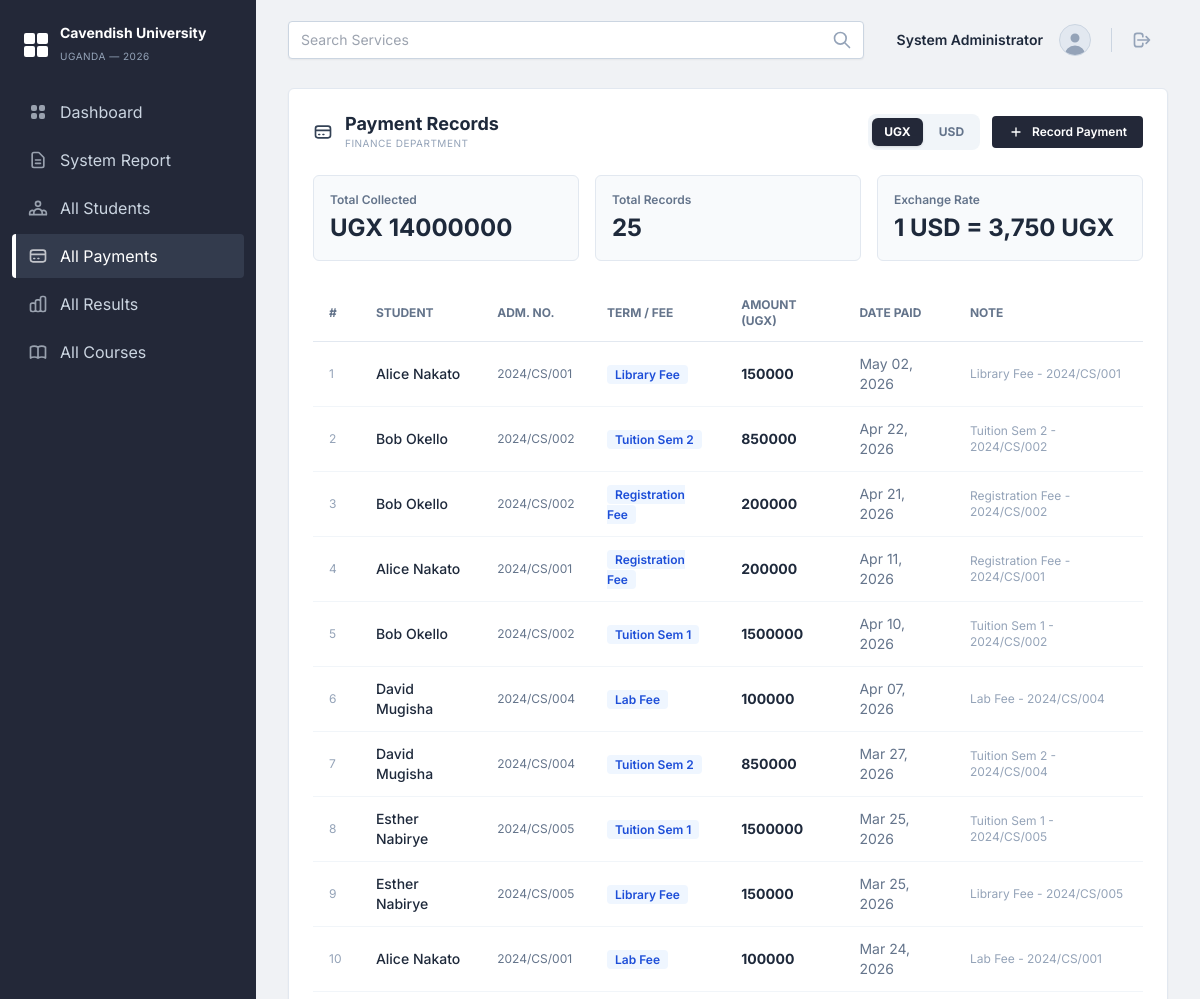
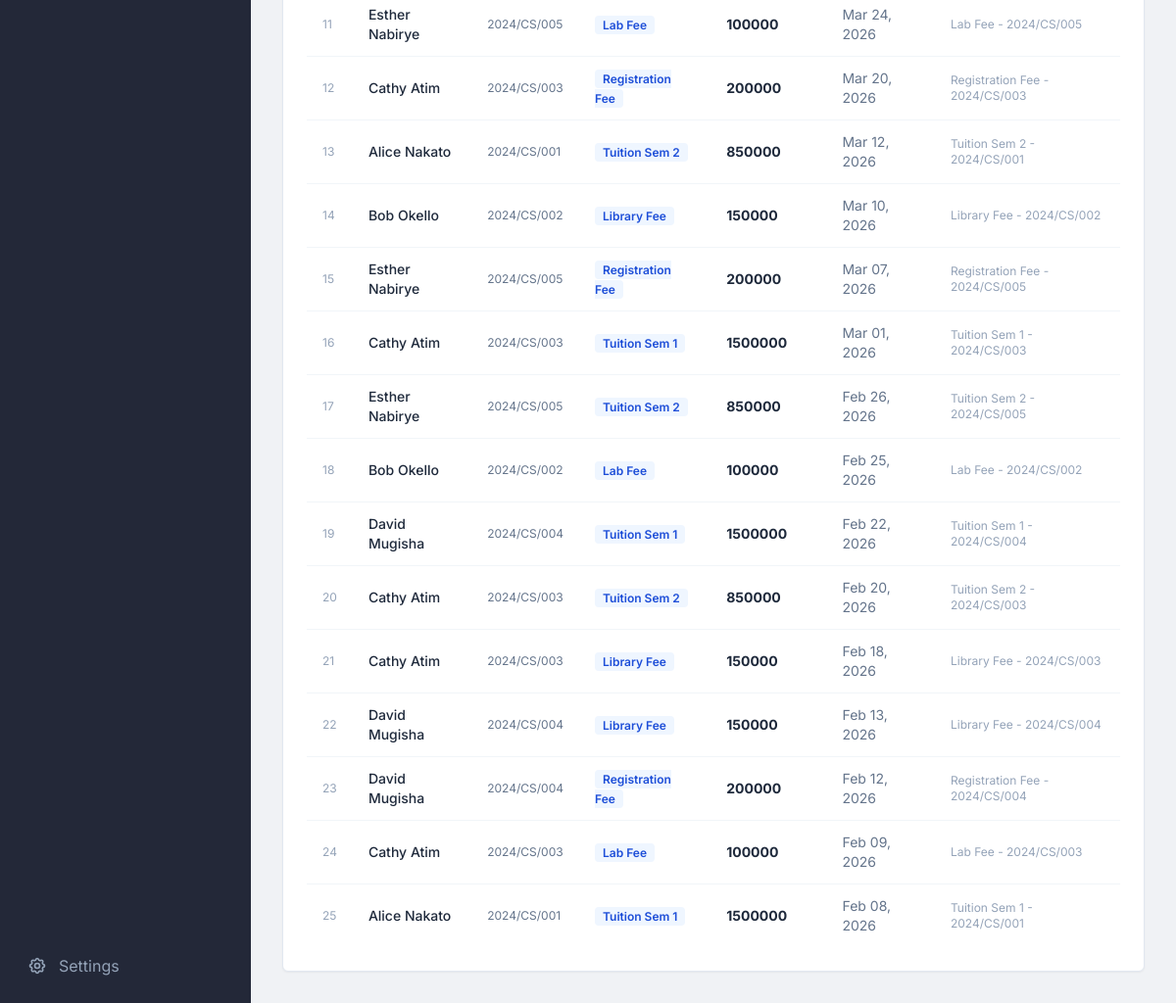
Page /payments/ (signed in) on the committed database (2 pictures, top to bottom).
### records/models.py (models this page shows, shortened)
class Payment(models.Model):
    student = models.ForeignKey(StudentProfile, on_delete=models.CASCADE)
    term = models.CharField(max_length=50)
    amount = models.DecimalField(max_digits=10, decimal_places=2)
    paid_on = models.DateField(auto_now_add=True)
    description = models.CharField(max_length=200, blank=True)

class StudentProfile(models.Model):
    STATUS_CHOICES = [
        ('active', 'Active'),
        ('inactive', 'Inactive'),
        ('graduated', 'Graduated'),
    ]
    user = models.OneToOneField(User, on_delete=models.CASCADE)
    admission_number = models.CharField(max_length=20, unique=True)
    date_of_birth = models.DateField(null=True, blank=True)
    gender = models.CharField(max_length=10, blank=True)
    department = models.CharField(max_length=100)
    programme = models.CharField(max_length=100, blank=True)
    status = models.CharField(max_length=20, choices=STATUS_CHOICES, default='active')
    phone = models.CharField(max_length=20, blank=True)
    address = models.TextField(blank=True)
    photo = models.FileField(upload_to='student_photos/', null=True, blank=True)

### records/views.py (the view)
# urls.py: path('payments/', views.payment_list, name='payment_list'),
@login_required(login_url='login')
def payment_list(request):
    from django.db.models import Sum
    try:
        role = request.user.userprofile.role
        if role == 'student':
            payments = Payment.objects.filter(student__user=request.user).select_related('student__user').order_by('-paid_on')
            total_ugx = payments.aggregate(total=Sum('amount'))['total'] or 0
            from collections import defaultdict
            term_totals = defaultdict(float)
            for p in payments:
                term_totals[p.term] += float(p.amount)
            payment_summary = {
                'total_paid': total_ugx,
                'total_due': max(0, 1800000 - float(total_ugx)),  # standard tuition = 1,800,000 UGX
                'total_payable': 1800000,
                'term_totals': dict(term_totals),
            }
        else:
            payments = Payment.objects.select_related('student__user').order_by('-paid_on')
            total_ugx = payments.aggregate(total=Sum('amount'))['total'] or 0
            payment_summary = None
    except UserProfile.DoesNotExist:
        payments = Payment.objects.none()
        total_ugx = 0
        payment_summary = None
    return render(request, 'records/payment_list.html', {
        'payments': payments,
        'total_ugx': total_ugx,
        'payment_summary': payment_summary,
    })

### records/templates/records/payment_list.html (shortened to what this page needs)
{% extends 'records/base.html' %}
{% block content %}
<div class="bg-white rounded-md shadow-sm border border-cardBorder p-6">
    <div class="flex items-center justify-between mb-6">
        <div class="flex items-center gap-3">
            <svg class="w-5 h-5 text-slate-700" fill="none" stroke="currentColor" viewBox="0 0 24 24"><path stroke-linecap="round" stroke-linejoin="round" stroke-width="2" d="M3 10h18M7 15h1m4 0h1m-7 4h12a3 3 0 003-3V8a3 3 0 00-3-3H6a3 3 0 00-3 3v8a3 3 0 003 3z"></path></svg>
            <div>
                <h3 class="text-lg font-bold text-slate-800 leading-tight">Payment Records</h3>
                <p class="text-[10px] text-slate-400 uppercase tracking-wider">Finance Department</p>
            </div>
        </div>
        <div class="flex items-center gap-3">
            <div class="flex items-center gap-1 bg-slate-100 rounded-lg p-1">
                <button id="btn-ugx" onclick="setCurrency('UGX')"
                    class="px-3 py-1.5 text-xs font-bold rounded-md transition-all bg-sidebar text-white shadow">UGX</button>
                <button id="btn-usd" onclick="setCurrency('USD')"
                    class="px-3 py-1.5 text-xs font-bold rounded-md transition-all text-slate-500 hover:bg-white">USD</button>
            </div>
            {% if user.userprofile.role != 'student' %}
            <a href="{% url 'create_payment' %}" class="inline-flex items-center gap-2 bg-sidebar text-white text-xs font-semibold px-4 py-2 rounded hover:bg-sidebarActive transition">
                <svg class="w-4 h-4" fill="none" stroke="currentColor" viewBox="0 0 24 24"><path stroke-linecap="round" stroke-linejoin="round" stroke-width="2" d="M12 6v6m0 0v6m0-6h6m-6 0H6"></path></svg>
                Record Payment
            </a>
            {% endif %}
        </div>
    </div>
    <div class="grid grid-cols-3 gap-4 mb-6">
        <div class="bg-slate-50 rounded-md p-4 border border-slate-200">
            <p class="text-xs text-slate-500 font-semibold mb-1">Total Collected</p>
            <p class="text-2xl font-bold text-slate-800" data-ugx="{{ total_ugx|default:0 }}" id="stat-total">
                UGX {{ total_ugx|default:"0"|floatformat:0 }}
            </p>
        </div>
        <div class="bg-slate-50 rounded-md p-4 border border-slate-200">
            <p class="text-xs text-slate-500 font-semibold mb-1">Total Records</p>
            <p class="text-2xl font-bold text-slate-800">{{ payments|length }}</p>
        </div>
        <div class="bg-slate-50 rounded-md p-4 border border-slate-200">
            <p class="text-xs text-slate-500 font-semibold mb-1">Exchange Rate</p>
            <p class="text-2xl font-bold text-slate-800" id="rate-display">1 USD = 3,750 UGX</p>
        </div>
    </div>
    <div class="overflow-x-auto">
        <table class="w-full text-left border-collapse text-sm">
            <thead>
                <tr class="border-b border-slate-200">
                    <th class="py-3 px-4 text-xs font-bold text-slate-500 uppercase">#</th>
                    <th class="py-3 px-4 text-xs font-bold text-slate-500 uppercase">Student</th>
                    <th class="py-3 px-4 text-xs font-bold text-slate-500 uppercase">Adm. No.</th>
                    <th class="py-3 px-4 text-xs font-bold text-slate-500 uppercase">Term / Fee</th>
                    <th class="py-3 px-4 text-xs font-bold text-slate-500 uppercase">
                        Amount (<span id="currency-label">UGX</span>)
                    </th>
                    <th class="py-3 px-4 text-xs font-bold text-slate-500 uppercase">Date Paid</th>
                    <th class="py-3 px-4 text-xs font-bold text-slate-500 uppercase">Note</th>
                </tr>
            </thead>
            <tbody class="divide-y divide-slate-100">
                {% for p in payments %}
                <tr class="hover:bg-slate-50 transition-colors">
                    <td class="py-3 px-4 text-slate-400 text-xs">{{ forloop.counter }}</td>
                    <td class="py-3 px-4 font-medium text-slate-800">{{ p.student.user.get_full_name|default:p.student.user.username }}</td>
                    <td class="py-3 px-4 text-slate-500 text-xs">{{ p.student.admission_number }}</td>
                    <td class="py-3 px-4">
                        <span class="px-2 py-0.5 bg-blue-50 text-blue-700 rounded text-xs font-semibold">{{ p.term }}</span>
                    </td>
                    <td class="py-3 px-4 font-bold text-slate-800"
                        data-ugx="{{ p.amount }}"
                        data-usd="{{ p.amount|floatformat:2 }}"
                        id="amt-{{ forloop.counter }}">
                        {{ p.amount|floatformat:0 }}
                    </td>
                    <td class="py-3 px-4 text-slate-500">{{ p.paid_on|date:"M d, Y" }}</td>
                    <td class="py-3 px-4 text-slate-400 text-xs">{{ p.description|default:"—" }}</td>
                </tr>
                {% empty %}
                <tr><td colspan="7" class="py-8 text-center text-slate-400">No payments recorded yet.</td></tr>
                {% endfor %}
            </tbody>
        </table>
    </div>
</div>
{% endblock %}

### records/templates/records/base.html (shortened to what this page needs)
{% load static %}
<!DOCTYPE html>
<html lang="en">
<head>
    <script src="https://cdn.tailwindcss.com"></script>
</head>
<body class="text-slate-800 antialiased overflow-hidden flex h-screen">
{% if user.is_authenticated %}
    <aside class="w-64 bg-sidebar text-slate-300 flex-shrink-0 h-full flex flex-col z-20">
        <nav class="flex-1 py-6 px-3 space-y-1 overflow-y-auto">
            <div class="mb-6 px-3 flex items-center gap-3">
                <div class="w-6 h-6 grid grid-cols-2 gap-0.5">
                    <div class="bg-white rounded-sm"></div>
                    <div class="bg-white rounded-sm"></div>
                    <div class="bg-white rounded-sm"></div>
                    <div class="bg-white rounded-sm"></div>
                </div>
                <div>
                    <span class="text-white font-bold text-sm leading-tight block">Cavendish University</span>
                    <span class="text-slate-400 text-[10px] uppercase tracking-wider">Uganda &mdash; 2026</span>
                </div>
            </div>
            {% with current=request.resolver_match.url_name %}
            <a href="{% url 'dashboard' %}" class="flex items-center gap-3 px-3 py-2.5 rounded transition-all duration-200 {% if current == 'dashboard' %}bg-sidebarActive text-white border-l-4 border-white{% else %}hover:bg-white/5 border-l-4 border-transparent{% endif %}">
                Dashboard
            </a>
            {% if user.userprofile.role == 'administrator' %}
            <a href="{% url 'overall_report' %}" class="flex items-center gap-3 px-3 py-2.5 rounded transition-all duration-200 {% if current == 'overall_report' %}bg-sidebarActive text-white border-l-4 border-white{% else %}hover:bg-white/5 border-l-4 border-transparent{% endif %}">
                <svg class="w-5 h-5 opacity-70" fill="none" stroke="currentColor" viewBox="0 0 24 24"><path stroke-linecap="round" stroke-linejoin="round" stroke-width="2" d="M9 12h6m-6 4h6m2 5H7a2 2 0 01-2-2V5a2 2 0 012-2h5.586a1 1 0 01.707.293l5.414 5.414a1 1 0 01.293.707V19a2 2 0 01-2 2z"></path></svg>
                System Report
            </a>
            <a href="{% url 'student_list' %}" class="flex items-center gap-3 px-3 py-2.5 rounded transition-all duration-200 {% if current == 'student_list' %}bg-sidebarActive text-white border-l-4 border-white{% else %}hover:bg-white/5 border-l-4 border-transparent{% endif %}">
                All Students
            </a>
            <a href="{% url 'payment_list' %}" class="flex items-center gap-3 px-3 py-2.5 rounded transition-all duration-200 {% if current == 'payment_list' %}bg-sidebarActive text-white border-l-4 border-white{% else %}hover:bg-white/5 border-l-4 border-transparent{% endif %}">
                <svg class="w-5 h-5 opacity-70" fill="none" stroke="currentColor" viewBox="0 0 24 24"><path stroke-linecap="round" stroke-linejoin="round" stroke-width="2" d="M3 10h18M7 15h1m4 0h1m-7 4h12a3 3 0 003-3V8a3 3 0 00-3-3H6a3 3 0 00-3 3v8a3 3 0 003 3z"></path></svg>
                All Payments
            </a>
            <a href="{% url 'result_list' %}" class="flex items-center gap-3 px-3 py-2.5 rounded transition-all duration-200 {% if current == 'result_list' %}bg-sidebarActive text-white border-l-4 border-white{% else %}hover:bg-white/5 border-l-4 border-transparent{% endif %}">
                All Results
            </a>
            <a href="{% url 'course_list' %}" class="flex items-center gap-3 px-3 py-2.5 rounded transition-all duration-200 {% if current == 'course_list' %}bg-sidebarActive text-white border-l-4 border-white{% else %}hover:bg-white/5 border-l-4 border-transparent{% endif %}">
                All Courses
            </a>
            {% endif %}
            {% endwith %}
        </nav>
        <div class="p-4 mt-auto">
            <a href="#" class="flex items-center gap-3 px-3 py-2.5 rounded transition-all duration-200 hover:bg-white/5 text-slate-400">
                Settings
            </a>
        </div>
    </aside>
    <div class="flex-1 flex flex-col h-screen overflow-hidden bg-background">
        <header class="h-20 px-8 flex items-center justify-between flex-shrink-0">
            <div class="flex-1 max-w-xl">
                <div class="relative flex items-center">
                    <input type="text" placeholder="Search Services" class="w-full bg-white border-none rounded-md py-2.5 pl-4 pr-10 text-sm text-slate-700 shadow-sm focus:ring-0">
                    <div class="absolute right-3 text-slate-400">
                        <svg class="w-5 h-5" fill="none" stroke="currentColor" viewBox="0 0 24 24"><path stroke-linecap="round" stroke-linejoin="round" stroke-width="2" d="M21 21l-6-6m2-5a7 7 0 11-14 0 7 7 0 0114 0z"></path></svg>
                    </div>
                </div>
            </div>
            <div class="flex items-center gap-4 ml-4 px-4 py-2">
                <span class="text-sm font-semibold text-slate-800">{{ user.get_full_name|default:user.username }}</span>
                <div class="w-8 h-8 rounded-full bg-slate-200 overflow-hidden border border-slate-300">
                    <svg class="w-full h-full text-slate-400 mt-1" fill="currentColor" viewBox="0 0 20 20"><path fill-rule="evenodd" d="M10 9a3 3 0 100-6 3 3 0 000 6zm-7 9a7 7 0 1114 0H3z" clip-rule="evenodd"></path></svg>
                </div>
                <a href="{% url 'logout' %}" class="text-slate-400 hover:text-slate-600">
                    <svg class="w-5 h-5" fill="none" stroke="currentColor" viewBox="0 0 24 24"><path stroke-linecap="round" stroke-linejoin="round" stroke-width="2" d="M17 16l4-4m0 0l-4-4m4 4H7m6 4v1a3 3 0 01-3 3H6a3 3 0 01-3-3V7a3 3 0 013-3h4a3 3 0 013 3v1"></path></svg>
                </a>
            </div>
        </header>
        <main class="flex-1 overflow-y-auto p-8 pt-2">
            {% block content %}{% endblock %}
        </main>
    </div>
{% else %}
    <div class="flex-1 bg-background min-h-screen w-full overflow-y-auto py-12 px-4 flex justify-center">
        <div class="w-full max-w-md my-auto">
            {% block auth_content %}{% endblock %}
        </div>
    </div>
{% endif %}
</body>
</html>

### records/templates/records/base.html (style rules this page uses)
body { font-family: 'Inter', sans-serif; background-color: #f0f2f5; }
input[type="text"], input[type="password"], input[type="email"], select, textarea { width: 100%; padding: 0.5rem 0.75rem; border: 1px solid #cbd5e1; border-radius: 0.25rem; outline: none; transition: border-color 0.2s; }

### rows in the picture
Payment: student.user.get_full_name "Alice Nakato", student.admission_number "2024/CS/001", term "Library Fee", amount "150000", paid_on "May 02, 2026", description "Library Fee - 2024/CS/001"
Payment: student.user.get_full_name "Bob Okello", student.admission_number "2024/CS/002", term "Tuition Sem 2", amount "850000", paid_on "Apr 22, 2026", description "Tuition Sem 2 - 2024/CS/002"
Payment: student.user.get_full_name "Bob Okello", student.admission_number "2024/CS/002", term "Registration Fee", amount "200000", paid_on "Apr 21, 2026", description "Registration Fee - 2024/CS/002"
Payment: student.user.get_full_name "Alice Nakato", student.admission_number "2024/CS/001", term "Registration Fee", amount "200000", paid_on "Apr 11, 2026", description "Registration Fee - 2024/CS/001"
Payment: student.user.get_full_name "Bob Okello", student.admission_number "2024/CS/002", term "Tuition Sem 1", amount "1500000", paid_on "Apr 10, 2026", description "Tuition Sem 1 - 2024/CS/002"
Payment: student.user.get_full_name "David Mugisha", student.admission_number "2024/CS/004", term "Lab Fee", amount "100000", paid_on "Apr 07, 2026", description "Lab Fee - 2024/CS/004"
Payment: student.user.get_full_name "David Mugisha", student.admission_number "2024/CS/004", term "Tuition Sem 2", amount "850000", paid_on "Mar 27, 2026", description "Tuition Sem 2 - 2024/CS/004"
Payment: student.user.get_full_name "Esther Nabirye", student.admission_number "2024/CS/005", term "Tuition Sem 1", amount "1500000", paid_on "Mar 25, 2026", description "Tuition Sem 1 - 2024/CS/005"
Payment: student.user.get_full_name "Esther Nabirye", student.admission_number "2024/CS/005", term "Library Fee", amount "150000", paid_on "Mar 25, 2026", description "Library Fee - 2024/CS/005"
Payment: student.user.get_full_name "Alice Nakato", student.admission_number "2024/CS/001", term "Lab Fee", amount "100000", paid_on "Mar 24, 2026", description "Lab Fee - 2024/CS/001"
Payment: student.user.get_full_name "Esther Nabirye", student.admission_number "2024/CS/005", term "Lab Fee", amount "100000", paid_on "Mar 24, 2026", description "Lab Fee - 2024/CS/005"
Payment: student.user.get_full_name "Cathy Atim", student.admission_number "2024/CS/003", term "Registration Fee", amount "200000", paid_on "Mar 20, 2026", description "Registration Fee - 2024/CS/003"
Payment: student.user.get_full_name "Alice Nakato", student.admission_number "2024/CS/001", term "Tuition Sem 2", amount "850000", paid_on "Mar 12, 2026", description "Tuition Sem 2 - 2024/CS/001"
Payment: student.user.get_full_name "Bob Okello", student.admission_number "2024/CS/002", term "Library Fee", amount "150000", paid_on "Mar 10, 2026", description "Library Fee - 2024/CS/002"
Payment: student.user.get_full_name "Esther Nabirye", student.admission_number "2024/CS/005", term "Registration Fee", amount "200000", paid_on "Mar 07, 2026", description "Registration Fee - 2024/CS/005"
Payment: student.user.get_full_name "Cathy Atim", student.admission_number "2024/CS/003", term "Tuition Sem 1", amount "1500000", paid_on "Mar 01, 2026", description "Tuition Sem 1 - 2024/CS/003"
Payment: student.user.get_full_name "Esther Nabirye", student.admission_number "2024/CS/005", term "Tuition Sem 2", amount "850000", paid_on "Feb 26, 2026", description "Tuition Sem 2 - 2024/CS/005"
Payment: student.user.get_full_name "Bob Okello", student.admission_number "2024/CS/002", term "Lab Fee", amount "100000", paid_on "Feb 25, 2026", description "Lab Fee - 2024/CS/002"
Payment: student.user.get_full_name "David Mugisha", student.admission_number "2024/CS/004", term "Tuition Sem 1", amount "1500000", paid_on "Feb 22, 2026", description "Tuition Sem 1 - 2024/CS/004"
Payment: student.user.get_full_name "Cathy Atim", student.admission_number "2024/CS/003", term "Tuition Sem 2", amount "850000", paid_on "Feb 20, 2026", description "Tuition Sem 2 - 2024/CS/003"
Payment: student.user.get_full_name "Cathy Atim", student.admission_number "2024/CS/003", term "Library Fee", amount "150000", paid_on "Feb 18, 2026", description "Library Fee - 2024/CS/003"
Payment: student.user.get_full_name "David Mugisha", student.admission_number "2024/CS/004", term "Library Fee", amount "150000", paid_on "Feb 13, 2026", description "Library Fee - 2024/CS/004"
Payment: student.user.get_full_name "David Mugisha", student.admission_number "2024/CS/004", term "Registration Fee", amount "200000", paid_on "Feb 12, 2026", description "Registration Fee - 2024/CS/004"
Payment: student.user.get_full_name "Cathy Atim", student.admission_number "2024/CS/003", term "Lab Fee", amount "100000", paid_on "Feb 09, 2026", description "Lab Fee - 2024/CS/003"
Payment: student.user.get_full_name "Alice Nakato", student.admission_number "2024/CS/001", term "Tuition Sem 1", amount "1500000", paid_on "Feb 08, 2026", description "Tuition Sem 1 - 2024/CS/001"

### other values in the picture
{{ user.get_full_name|default:user.username }} "System Administrator"
{{ total_ugx|default:"0"|floatformat:0 }} "14000000"
{{ payments|length }} "25"
